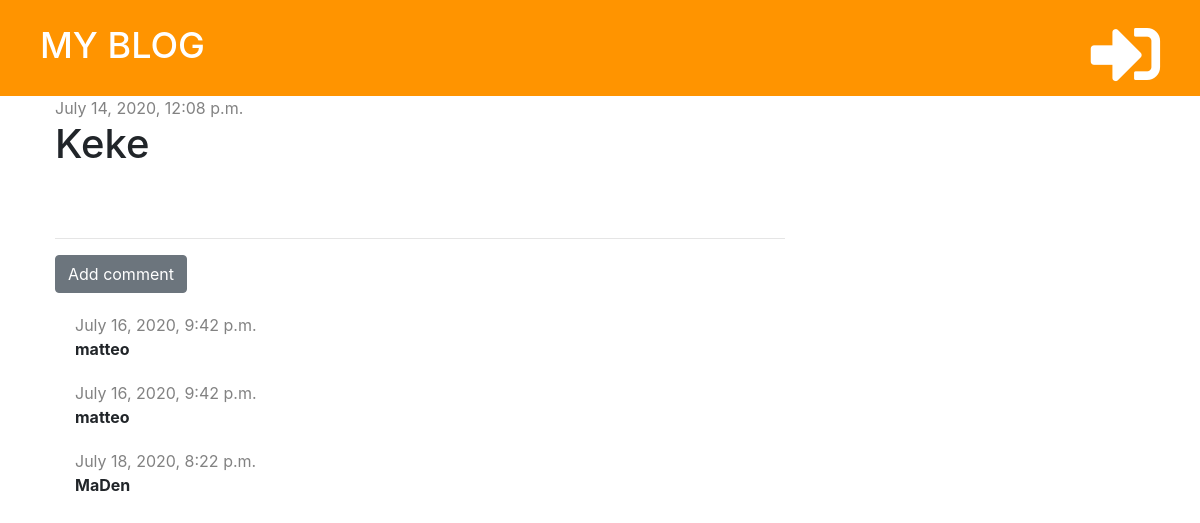
Screenshot of /post/7/ with the database file from the repository.
### blog/models.py (models this page shows, shortened)
class Post(models.Model):
    author = models.ForeignKey('auth.User', on_delete= models.CASCADE)
    title =  models.CharField(max_length = 200)
    text = models. TextField(  )
    created_date = models.DateTimeField(default= timezone.now)
    published_date = models.DateTimeField(blank = True, null=True)

class Comment(models.Model):
    post = models.ForeignKey('blog.Post', on_delete=models.CASCADE, related_name='comments')
    author = models.CharField(max_length=200)
    text = models.TextField()
    created_date = models.DateTimeField(default= timezone.now)
    approved= models.BooleanField(default=False)

### blog/views.py (the view)
# urls.py: path('post/<int:pk>/', views.post_detail, name='post_detail'),
def post_detail(request, pk):
    post = get_object_or_404(Post, pk=pk)
    stuff_for_frontend = {'post': post}
    return render(request, 'blog/post_detail.html', stuff_for_frontend)

### blog/templatetags/markdownify.py (called while the page is built)
@register.filter
def markdown(value):
    renderer = HighlightRenderer()
    markdown = mistune.Markdown(renderer=renderer)
    return markdown(value)

### blog/templates/blog/post_detail.html (shortened to what this page needs)
{% extends 'blog/base.html' %}
{% load markdownify %}
{% block content %}
    <div class="post">
        {% if post.published_date %}
        <div class="date">
            {{post.published_date}}
        </div>
        {% else %}
            <a href="{% url 'post_publish' pk=post.pk %}" class="btn btn-primary">Publish</a>
        {% endif %}
        <h1>{{post.title}}</h1>
    </div>
    <hr>
    <a href="{% url 'add_comment_to_post' pk=post.pk %}" class="btn btn-secondary" >Add comment</a>
    {% for comment in post.comments.all %}
        {% if user.is_authenticated or comment.approved %}
            <div class="comment">
                <div class="date">
                    {{comment.created_date}}
                </div>
                    <strong>{{comment.author}}</strong>
            </div>
        {% endif %}
        {% empty %}
            <p>No comments yet...</p>
    {% endfor %}
{% endblock %}

### blog/static/blog/styles.css (style rules this page uses)
.date { color: #828282; }
.post { margin-bottom: 70px; }
.comment { margin: 20px 0px 20px 20px }

### rows the page displays
Post: published_date "July 14, 2020, 12:08 p.m.", title "Keke"
Comment: created_date "July 16, 2020, 9:42 p.m.", author "matteo"
Comment: created_date "July 16, 2020, 9:42 p.m.", author "matteo"
Comment: created_date "July 18, 2020, 8:22 p.m.", author "MaDen"
